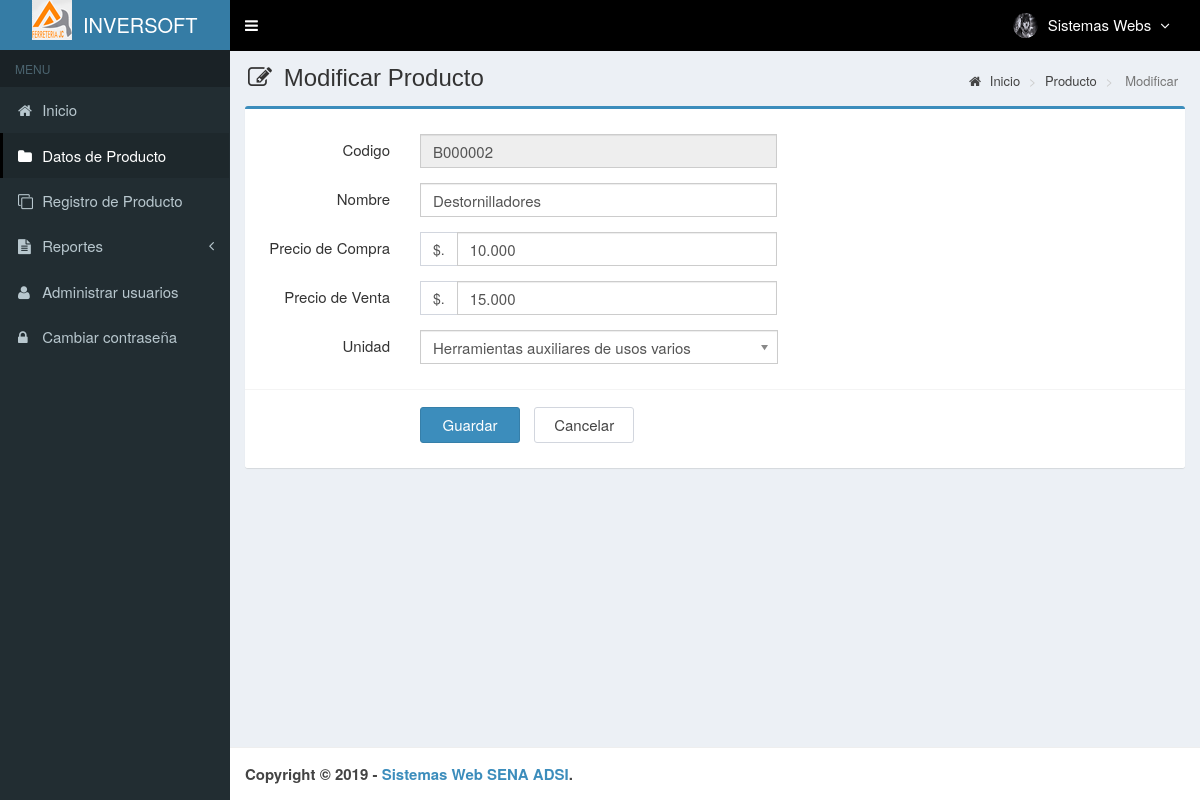
Screenshot of /main.php?module=form_medicines&form=edit&id=B000002 (signed in) with the database file from the repository.
### tables this page shows
CREATE TABLE `usuarios` (
  `id_user` int(3) NOT NULL,
  `username` varchar(50) NOT NULL,
  `name_user` varchar(50) NOT NULL,
  `password` varchar(50) NOT NULL,
  `email` varchar(50) DEFAULT NULL,
  `telefono` varchar(13) DEFAULT NULL,
  `foto` varchar(100) DEFAULT NULL,
  `permisos_acceso` enum('Super Admin','Gerente','Almacen') NOT NULL,
  `status` enum('activo','bloqueado') NOT NULL DEFAULT 'activo',
  `created_at` timestamp NOT NULL DEFAULT CURRENT_TIMESTAMP,
  `updated_at` timestamp NOT NULL DEFAULT CURRENT_TIMESTAMP ON UPDATE CURRENT_TIMESTAMP
);

CREATE TABLE `medicamentos` (
  `codigo` varchar(7) NOT NULL,
  `nombre` varchar(50) NOT NULL,
  `precio_compra` int(11) NOT NULL,
  `precio_venta` int(11) NOT NULL,
  `unidad` varchar(100) NOT NULL,
  `stock` int(11) NOT NULL,
  `created_user` int(3) NOT NULL,
  `created_date` timestamp NOT NULL DEFAULT CURRENT_TIMESTAMP,
  `updated_user` int(3) NOT NULL,
  `updated_date` timestamp NOT NULL DEFAULT CURRENT_TIMESTAMP ON UPDATE CURRENT_TIMESTAMP
);

### config/fungsi_rupiah.php (called while the page is built, shortened)
<?php
function format_rupiah($angka){
  $rupiah=number_format($angka,0,',','.');
  return $rupiah;
}
?>

### modules/medicines/form.php (the view, shortened to what this page needs)
 <?php
if ($_GET['form']=='add') { ?>
  <section class="content-header">
    <h1>
      <i class="fa fa-edit icon-title"></i> Agregar Productos
    </h1>
    <ol class="breadcrumb">
      <li><a href="?module=start"><i class="fa fa-home"></i> Inicio </a></li>
      <li><a href="?module=medicines"> Productos </a></li>
      <li class="active"> Más </li>
    </ol>
  </section>
  <section class="content">
    <div class="row">
      <div class="col-md-12">
        <div class="box box-primary">
          <form role="form" class="form-horizontal" action="modules/medicines/proses.php?act=insert" method="POST">
            <div class="box-body">
              <?php
              $query_id = mysqli_query($mysqli, "SELECT RIGHT(codigo,6) as codigo FROM medicamentos
                                                ORDER BY codigo DESC LIMIT 1")
                                                or die('error '.mysqli_error($mysqli));
              $count = mysqli_num_rows($query_id);
              if ($count <> 0) {
                  $data_id = mysqli_fetch_assoc($query_id);
                  $codigo    = $data_id['codigo']+1;
              } else {
                  $codigo = 1;
              }
              $buat_id   = str_pad($codigo, 6, "0", STR_PAD_LEFT);
              $codigo = "B$buat_id";
              ?>
              <div class="form-group">
                <label class="col-sm-2 control-label">Codigo</label>
                <div class="col-sm-5">
                  <input type="text" class="form-control" name="codigo" value="<?php echo $codigo; ?>" readonly required>
                </div>
              </div>
              <div class="form-group">
                <label class="col-sm-2 control-label">Nombre</label>
                <div class="col-sm-5">
                  <input type="text" class="form-control" name="nombre" autocomplete="off" required>
                </div>
              </div>
              <div class="form-group">
                <label class="col-sm-2 control-label">Precio de Compra</label>
                <div class="col-sm-5">
                  <div class="input-group">
                    <span class="input-group-addon">$.</span>
                    <input type="text" class="form-control" id="precio_compra" name="pcompra" autocomplete="off" onKeyPress="return goodchars(event,'0123456789',this)" required>
                  </div>
                </div>
              </div>
              <div class="form-group">
                <label class="col-sm-2 control-label">Precio de Venta</label>
                <div class="col-sm-5">
                  <div class="input-group">
                    <span class="input-group-addon">$.</span>
                    <input type="text" class="form-control" id="precio_venta" name="pventa" autocomplete="off" onKeyPress="return goodchars(event,'0123456789',this)" required>
                  </div>
                </div>
              </div>
              <div class="form-group">
                <label class="col-sm-2 control-label">Unidad</label>
                <div class="col-sm-5">
                  <select class="chosen-select" name="unidad" data-placeholder="-- Seleccionar --" autocomplete="off" required>
                    <option value=""></option>
                    <option value="Herramienta de corte">Herramienta de corte</option>
                    <option value="Herramienta de sujeción">Herramienta de sujeción</option>
                    <option value="Herramientas para la fijación">Herramientas para la fijación</option>
                    <option value="Herramientas auxiliares de usos varios">Herramientas auxiliares de usos varios</option>
                    <option value="Construcción">Construcción</option>
                    <option value="Herramientas de medición o trazo">Herramientas de medición o trazo</option>
                    <option value="Herramientas de golpe o percusión">Herramientas de golpe o percusión</option>
                    <option value="Herramientas de montaje">Herramientas de montaje</option>
                  </select>
                </div>
              </div>
            </div>
            <div class="box-footer">
              <div class="form-group">
                <div class="col-sm-offset-2 col-sm-10">
                  <input type="submit" class="btn btn-primary btn-submit" name="Guardar" value="Guardar">
                  <a href="?module=medicines" class="btn btn-default btn-reset">Cancelar</a>
                </div>
              </div>
            </div>
          </form>
        </div>
      </div>
    </div>
  </section>
<?php
}
elseif ($_GET['form']=='edit') {
  if (isset($_GET['id'])) {
      $query = mysqli_query($mysqli, "SELECT codigo,nombre,precio_compra,precio_venta,unidad FROM medicamentos WHERE codigo='$_GET[id]'")
                                      or die('error: '.mysqli_error($mysqli));
      $data  = mysqli_fetch_assoc($query);
    }
?>
  <section class="content-header">
    <h1>
      <i class="fa fa-edit icon-title"></i> Modificar Producto
    </h1>
    <ol class="breadcrumb">
      <li><a href="?module=start"><i class="fa fa-home"></i> Inicio </a></li>
      <li><a href="?module=medicines"> Producto </a></li>
      <li class="active"> Modificar </li>
    </ol>
  </section>
  <section class="content">
    <div class="row">
      <div class="col-md-12">
        <div class="box box-primary">
          <form role="form" class="form-horizontal" action="modules/medicines/proses.php?act=update" method="POST">
            <div class="box-body">
              <div class="form-group">
                <label class="col-sm-2 control-label">Codigo</label>
                <div class="col-sm-5">
                  <input type="text" class="form-control" name="codigo" value="<?php echo $data['codigo']; ?>" readonly required>
                </div>
              </div>
              <div class="form-group">
                <label class="col-sm-2 control-label">Nombre</label>
                <div class="col-sm-5">
                  <input type="text" class="form-control" name="nombre" autocomplete="off" value="<?php echo $data['nombre']; ?>" required>
                </div>
              </div>
              <div class="form-group">
                <label class="col-sm-2 control-label">Precio de Compra</label>
                <div class="col-sm-5">
                  <div class="input-group">
                    <span class="input-group-addon">$.</span>
                    <input type="text" class="form-control" id="precio_compra" name="pcompra" autocomplete="off" onKeyPress="return goodchars(event,'0123456789',this)" value="<?php echo format_rupiah($data['precio_compra']); ?>" required>
                  </div>
                </div>
              </div>
              <div class="form-group">
                <label class="col-sm-2 control-label">Precio de Venta</label>
                <div class="col-sm-5">
                  <div class="input-group">
                    <span class="input-group-addon">$.</span>
                    <input type="text" class="form-control" id="precio_venta" name="pventa" autocomplete="off" onKeyPress="return goodchars(event,'0123456789',this)" value="<?php echo format_rupiah($data['precio_venta']); ?>" required>
                  </div>
                </div>
              </div>
              <div class="form-group">
                <label class="col-sm-2 control-label">Unidad</label>
                <div class="col-sm-5">
                </div>
              </div>
            </div>
            <div class="box-footer">
              <div class="form-group">
                <div class="col-sm-offset-2 col-sm-10">
                  <input type="submit" class="btn btn-primary btn-submit" name="Guardar" value="Guardar">
                  <a href="?module=medicines" class="btn btn-default btn-reset">Cancelar</a>
                </div>
              </div>
            </div>
          </form>
        </div>
      </div>
    </div>
  </section>
<?php
}
?>

### top-menu.php (shortened to what this page needs)
<?php
require_once "config/database.php";
$query = mysqli_query($mysqli, "SELECT id_user, name_user, foto, permisos_acceso FROM usuarios WHERE id_user='$_SESSION[id_user]'")
                                or die('error: '.mysqli_error($mysqli));
$data = mysqli_fetch_assoc($query);
?>
<li class="dropdown user user-menu">
  <a href="#" class="dropdown-toggle" data-toggle="dropdown">
  <?php
  if ($data['foto']=="") { ?>
    <img src="images/user/user-default.png" class="user-image" alt="User Image"/>
  <?php
  }
  else { ?>
    <img src="images/user/<?php echo $data['foto']; ?>" class="user-image" alt="User Image"/>
  <?php
  }
  ?>
    <span class="hidden-xs"><?php echo $data['name_user']; ?> <i style="margin-left:5px" class="fa fa-angle-down"></i></span>
  </a>
</li>

### assets/css/style.css (style rules this page uses)
.form-horizontal .control-label { margin-bottom: 0; padding-top: 5px; text-align: right; }
label { display: inline-block; font-size: 15px; font-weight: 400; margin-bottom: 5px; max-width: 100%; }
.form-control { background-color: #fff; background-image: none; border: 1px solid #ccc; border-radius: 4px; box-shadow: 0 1px 1px rgba(0, 0, 0, 0.075) inset; color: #555; display: block; font-size: 15px; height: 34px; line-height: 1.42857; padding: 6px 12px; transition: border-color 0.15s ease-in-out 0s, box-shadow 0.15s ease-in-out 0s; width: 100%; }
.btn-default { background-color: #fff; border-color: #d2d6de; color: #444; }
.content-header { padding: 15px 18px 0; position: relative; }
.content-header > .breadcrumb { background: transparent none repeat scroll 0 0; border-radius: 2px; float: right; font-size: 13px; margin-bottom: 0; margin-top: 0; padding: 7px 12px; position: absolute; right: 10px; top: 15px; }
.btn-submit { width: 100px; margin-top: 7px; margin-right: 10px; font-size: 15px; }
.btn-reset { width: 100px; margin-top: 7px; font-size: 15px; }
.icon-title { margin-right: 5px; }
body { background-color: #fff; color: #333; font-size: 15px; line-height: 1.42857; }

### rows the page displays
usuarios: foto (picture), name_user "Sistemas Webs"
medicamentos: codigo "B000002", nombre "Destornilladores", pcompra "10.000", pventa "15.000"
